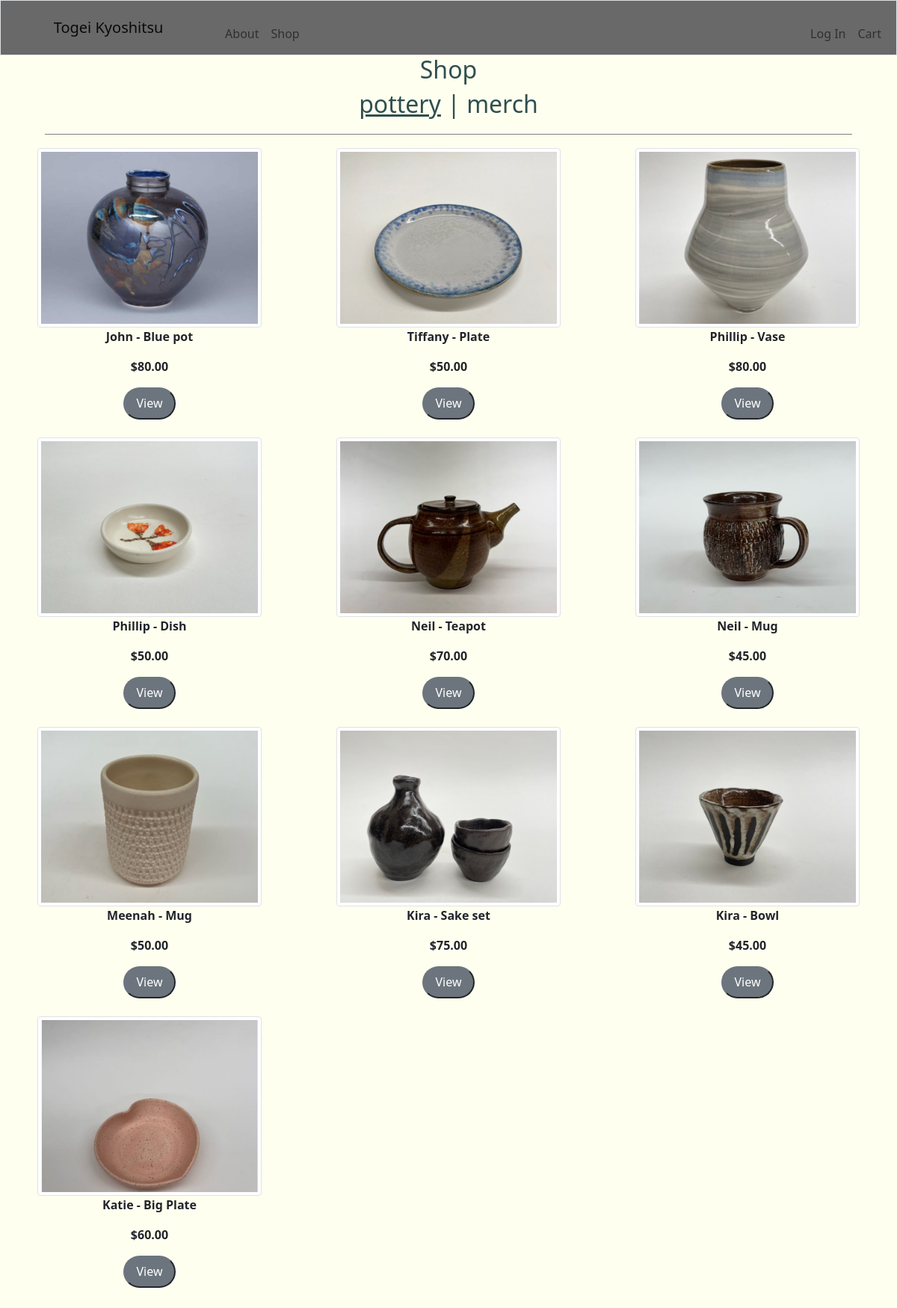
The page / on the database its author committed.
### tables this page shows
CREATE TABLE products (productID INTEGER PRIMARY KEY, name TEXT, price FLOAT, description TEXT, inStock BIT, isMerch BIT, image TEXT);

### app.py (the view)
@app.route('/', methods=["GET", "POST"])
def index():
    images = db.execute("SELECT * FROM products WHERE isMerch = 0 AND inStock = 1 ORDER BY productID DESC")
    session["item"] = None
    if request.method == "POST":
        if request.form.get("id") == 'admin':
            return redirect('/newfile')
        if id:
            session["item"] = request.form.get("id")
            return redirect('/item')
    return render_template("index.html", images=images, usd=usd)

### helpers.py (called while the page is built)
def usd(value):
    return f"${value:,.2f}"

### templates/index.html (shortened to what this page needs)
{% extends 'base.html' %}
{% block content %}
<h2>Shop</h2>
<div class="center-block">
    <h2><a href="/" style="color:#2F4F4F;text-decoration: none;"><u>pottery</u></a> | <a href="/merch" style="color:#2F4F4F;text-decoration: none;">merch</a></h2>
</div>
<div class="divider"></div>
<div class="container-fluid">
    <div class="row">
        {% for image in images %}
        <div class='col-sm-4' class="panel" style="padding-bottom: 2%;">
            <div class="row">
			<center><img class='img-thumbnail' style="width:80%;height:20vw;object-fit:cover;" src= {{url_for('static', filename='images/' + image['image'])}} /><center>
            </div>
            <div class="row">
                <p class='text-center' style='font-weight:bold'>{{image['name']}}</p>
                <p class='text-center' style='font-weight:bold'>{{ usd(image['price']) }}</p>
                <form action="/" method="post" type="submit" align="center">
                    <button class="btn-secondary" style="padding-left:4%;padding-right:4%;padding-top:2%;padding-bottom:2%;border-radius:40px;" type="submit"> View </button>
                </form>
            </div>
        </div>
        {% endfor %}
    </div>
</div>
{% endblock %}

### templates/base.html (shortened to what this page needs)
<!DOCTYPE html>
<html lang="en">
<head>
    <link href="https://cdn.jsdelivr.net/npm/bootstrap@5.1.3/dist/css/bootstrap.min.css" rel="stylesheet">
    <link href="/static/style.css" rel="stylesheet">
</head>
<body style="background-color: #FFFFF0">
    <nav class="border navbar navbar-expand-md navbar-light" style="background-color: #696969;">
        <div class="container-fluid mt-2" class="text-white">
            <h1 class='navbar-brand' href="/">Togei Kyoshitsu</h1>
            <div class="collapse navbar-collapse " id="navbar" style="color: #FDF5E6;">
            {% if session["user_id"] == "admin" %}
                <ul class="navbar-nav me-auto mt-2">
                    <li class="nav-item" class="text-left"><a class="nav-link" href="/">Admin</a></li>
                </ul>
                <ul class="navbar-nav ms-auto mt-2">
                    <li class="nav-item" class="text-right"><a class="nav-link" href="/profile">Profile</a></li>
                    <li class="nav-item" class="text-right"><a class="nav-link" href="/orders">Orders</a></li>
                </ul>
            {% else %}
                <ul class="navbar-nav me-auto mt-2">
                    <li class="nav-item" class="text-left"><a class="nav-link" href="/about">About</a></li>
                    <li class="nav-item" class="text-left"><a class="nav-link" href="/">Shop</a></li>
                </ul>
                <ul class="navbar-nav ms-auto mt-2">
                    <li class="nav-item" class="text-right"><a class="nav-link" href="/login">Log In</a></li>
                    <li class="nav-item" class="text-right"><a class="nav-link" href="/cart">Cart</a></li>
                </ul>
            {% endif %}
            </div>
        </div>
    </nav>
    <div id="content" style="margin-bottom:2%;">
        {% block content %}{% endblock %}
    </div>
</body>
</html>

### static/style.css (style rules this page uses)
h1 { padding-left: 5%; padding-right: 5%; color:#2F4F4F; }
h2 { color:#2F4F4F; text-align:center; }
.img-thumbnail { width: 100%; height: 20vw; object-fit: cover; }
a { text-decoration: none; }
.divider { display:inline-block; border-bottom: gray 1px solid; margin-left:5%; margin-right:5%; margin-top:1%; margin-bottom:1%; width: 90%; }

### rows shown on the page
products: image (picture), name "John - Blue pot", price "$80.00"
products: image (picture), name "Tiffany - Plate", price "$50.00"
products: image (picture), name "Phillip - Vase", price "$80.00"
products: image (picture), name "Phillip - Dish", price "$50.00"
products: image (picture), name "Neil - Teapot", price "$70.00"
products: image (picture), name "Neil - Mug", price "$45.00"
products: image (picture), name "Meenah - Mug", price "$50.00"
products: image (picture), name "Kira - Sake set", price "$75.00"
products: image (picture), name "Kira - Bowl", price "$45.00"
products: image (picture), name "Katie - Big Plate", price "$60.00"
